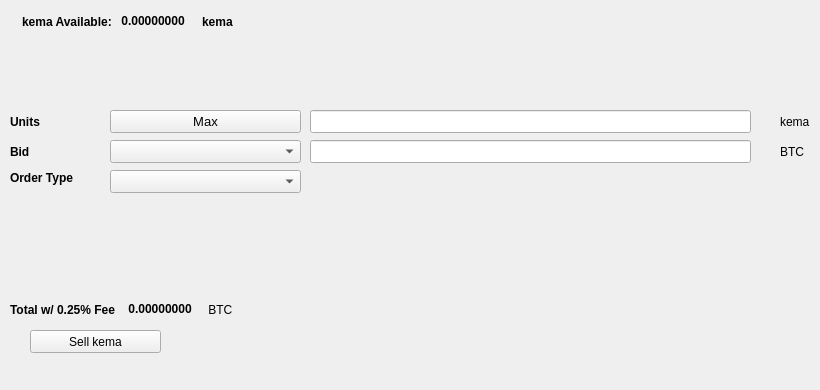
   <widget class="QWidget" name="SellTab">
    <attribute name="title">
     <string>Sell</string>
    </attribute>
    <widget class="QLabel" name="label_16">
     <property name="geometry">
      <rect>
       <x>780</x>
       <y>140</y>
       <width>31</width>
       <height>23</height>
      </rect>
     </property>
     <property name="text">
      <string>BTC</string>
     </property>
    </widget>
    <widget class="QComboBox" name="SellBidcomboBox">
     <property name="geometry">
      <rect>
       <x>110</x>
       <y>140</y>
       <width>191</width>
       <height>23</height>
      </rect>
     </property>
     <property name="font">
      <font>
       <pointsize>10</pointsize>
      </font>
     </property>
    </widget>
    <widget class="QLabel" name="label_18">
     <property name="geometry">
      <rect>
       <x>10</x>
       <y>110</y>
       <width>46</width>
       <height>23</height>
      </rect>
     </property>
     <property name="font">
      <font>
       <weight>75</weight>
       <bold>true</bold>
      </font>
     </property>
     <property name="text">
      <string>Units</string>
     </property>
    </widget>
    <widget class="QPushButton" name="Sell_Max_Amount">
     <property name="geometry">
      <rect>
       <x>110</x>
       <y>110</y>
       <width>191</width>
       <height>23</height>
      </rect>
     </property>
     <property name="font">
      <font>
       <pointsize>10</pointsize>
      </font>
     </property>
     <property name="text">
      <string>Max</string>
     </property>
    </widget>
    <widget class="QLabel" name="label_20">
     <property name="geometry">
      <rect>
       <x>10</x>
       <y>170</y>
       <width>91</width>
       <height>16</height>
      </rect>
     </property>
     <property name="font">
      <font>
       <weight>75</weight>
       <bold>true</bold>
      </font>
     </property>
     <property name="text">
      <string>Order Type</string>
     </property>
    </widget>
    <widget class="QComboBox" name="SellOrdertypeCombo">
     <property name="geometry">
      <rect>
       <x>110</x>
       <y>170</y>
       <width>191</width>
       <height>23</height>
      </rect>
     </property>
     <property name="font">
      <font>
       <pointsize>10</pointsize>
      </font>
     </property>
    </widget>
    <widget class="QLabel" name="label_21">
     <property name="geometry">
      <rect>
       <x>10</x>
       <y>140</y>
       <width>46</width>
       <height>23</height>
      </rect>
     </property>
     <property name="font">
      <font>
       <weight>75</weight>
       <bold>true</bold>
      </font>
     </property>
     <property name="text">
      <string>Bid</string>
     </property>
    </widget>
    <widget class="QLabel" name="label_22">
     <property name="geometry">
      <rect>
       <x>780</x>
       <y>110</y>
       <width>31</width>
       <height>23</height>
      </rect>
     </property>
     <property name="text">
      <string>kema</string>
     </property>
    </widget>
    <widget class="QLineEdit" name="UnitsInputkema">
     <property name="geometry">
      <rect>
       <x>310</x>
       <y>110</y>
       <width>441</width>
       <height>23</height>
      </rect>
     </property>
     <property name="font">
      <font>
       <pointsize>9</pointsize>
       <weight>75</weight>
       <bold>true</bold>
      </font>
     </property>
    </widget>
    <widget class="QLineEdit" name="SellBidPriceEdit">
     <property name="geometry">
      <rect>
       <x>310</x>
       <y>140</y>
       <width>441</width>
       <height>23</height>
      </rect>
     </property>
     <property name="font">
      <font>
       <pointsize>9</pointsize>
       <weight>75</weight>
       <bold>true</bold>
      </font>
     </property>
    </widget>
    <widget class="QPushButton" name="SellkemaBTN">
     <property name="geometry">
      <rect>
       <x>30</x>
       <y>330</y>
       <width>131</width>
       <height>23</height>
      </rect>
     </property>
     <property name="text">
      <string>Sell kema</string>
     </property>
     <property name="icon">
      <iconset resource="../kema">
       <normaloff>:/icons/bitcoin</normaloff>:/icons/bitcoin</iconset>
     </property>
    </widget>
    <widget class="QWidget" name="layoutWidget3">
     <property name="geometry">
      <rect>
       <x>22</x>
       <y>12</y>
       <width>258</width>
       <height>19</height>
      </rect>
     </property>
     <layout class="QHBoxLayout" name="horizontalLayout">
      <item>
       <widget class="QLabel" name="label232_2">
        <property name="font">
         <font>
          <weight>75</weight>
          <bold>true</bold>
         </font>
        </property>
        <property name="text">
         <string>kema Available:</string>
        </property>
       </widget>
      </item>
      <item>
       <widget class="QLabel" name="kemaAvailableLabel">
        <property name="palette">
         <palette>
          <active>
           <colorrole role="WindowText">
            <brush brushstyle="SolidPattern">
             <color alpha="255">
              <red>0</red>
              <green>0</green>
              <blue>0</blue>
             </color>
            </brush>
           </colorrole>
           <colorrole role="Button">
            <brush brushstyle="SolidPattern">
             <color alpha="255">
              <red>0</red>
              <green>170</green>
              <blue>0</blue>
             </color>
            </brush>
           </colorrole>
           <colorrole role="Light">
            <brush brushstyle="SolidPattern">
             <color alpha="255">
              <red>0</red>
              <green>255</green>
              <blue>0</blue>
             </color>
            </brush>
           </colorrole>
           <colorrole role="Midlight">
            <brush brushstyle="SolidPattern">
             <color alpha="255">
              <red>0</red>
              <green>212</green>
              <blue>0</blue>
             </color>
            </brush>
           </colorrole>
           <colorrole role="Dark">
            <brush brushstyle="SolidPattern">
             <color alpha="255">
              <red>0</red>
              <green>85</green>
              <blue>0</blue>
             </color>
            </brush>
           </colorrole>
           <colorrole role="Mid">
            <brush brushstyle="SolidPattern">
             <color alpha="255">
              <red>0</red>
              <green>113</green>
              <blue>0</blue>
             </color>
            </brush>
           </colorrole>
           <colorrole role="Text">
            <brush brushstyle="SolidPattern">
             <color alpha="255">
              <red>0</red>
              <green>170</green>
              <blue>0</blue>
             </color>
            </brush>
           </colorrole>
           <colorrole role="BrightText">
            <brush brushstyle="SolidPattern">
             <color alpha="255">
              <red>255</red>
              <green>255</green>
              <blue>255</blue>
             </color>
            </brush>
           </colorrole>
           <colorrole role="ButtonText">
            <brush brushstyle="SolidPattern">
             <color alpha="255">
              <red>0</red>
              <green>0</green>
              <blue>0</blue>
             </color>
            </brush>
           </colorrole>
           <colorrole role="Base">
            <brush brushstyle="SolidPattern">
             <color alpha="255">
              <red>255</red>
              <green>255</green>
              <blue>255</blue>
             </color>
            </brush>
           </colorrole>
           <colorrole role="Window">
            <brush brushstyle="SolidPattern">
             <color alpha="255">
              <red>0</red>
              <green>170</green>
              <blue>0</blue>
             </color>
            </brush>
           </colorrole>
           <colorrole role="Shadow">
            <brush brushstyle="SolidPattern">
             <color alpha="255">
              <red>0</red>
              <green>0</green>
              <blue>0</blue>
             </color>
            </brush>
           </colorrole>
           <colorrole role="AlternateBase">
            <brush brushstyle="SolidPattern">
             <color alpha="255">
              <red>127</red>
              <green>212</green>
              <blue>127</blue>
             </color>
            </brush>
           </colorrole>
           <colorrole role="ToolTipBase">
            <brush brushstyle="SolidPattern">
             <color alpha="255">
              <red>255</red>
              <green>255</green>
              <blue>220</blue>
             </color>
            </brush>
           </colorrole>
           <colorrole role="ToolTipText">
            <brush brushstyle="SolidPattern">
             <color alpha="255">
              <red>0</red>
              <green>0</green>
              <blue>0</blue>
             </color>
            </brush>
           </colorrole>
          </active>
          <inactive>
           <colorrole role="WindowText">
            <brush brushstyle="SolidPattern">
             <color alpha="255">
              <red>0</red>
              <green>0</green>
              <blue>0</blue>
             </color>
            </brush>
           </colorrole>
           <colorrole role="Button">
            <brush brushstyle="SolidPattern">
             <color alpha="255">
              <red>0</red>
              <green>170</green>
              <blue>0</blue>
             </color>
            </brush>
           </colorrole>
           <colorrole role="Light">
            <brush brushstyle="SolidPattern">
             <color alpha="255">
              <red>0</red>
              <green>255</green>
              <blue>0</blue>
             </color>
            </brush>
           </colorrole>
           <colorrole role="Midlight">
            <brush brushstyle="SolidPattern">
             <color alpha="255">
              <red>0</red>
              <green>212</green>
              <blue>0</blue>
             </color>
            </brush>
           </colorrole>
           <colorrole role="Dark">
            <brush brushstyle="SolidPattern">
             <color alpha="255">
              <red>0</red>
              <green>85</green>
              <blue>0</blue>
             </color>
            </brush>
           </colorrole>
           <colorrole role="Mid">
            <brush brushstyle="SolidPattern">
             <color alpha="255">
              <red>0</red>
              <green>113</green>
              <blue>0</blue>
             </color>
            </brush>
           </colorrole>
           <colorrole role="Text">
            <brush brushstyle="SolidPattern">
             <color alpha="255">
              <red>0</red>
              <green>170</green>
              <blue>0</blue>
             </color>
            </brush>
           </colorrole>
           <colorrole role="BrightText">
            <brush brushstyle="SolidPattern">
             <color alpha="255">
              <red>255</red>
              <green>255</green>
              <blue>255</blue>
             </color>
            </brush>
           </colorrole>
           <colorrole role="ButtonText">
            <brush brushstyle="SolidPattern">
             <color alpha="255">
              <red>0</red>
              <green>0</green>
              <blue>0</blue>
             </color>
            </brush>
           </colorrole>
           <colorrole role="Base">
            <brush brushstyle="SolidPattern">
             <color alpha="255">
              <red>255</red>
              <green>255</green>
              <blue>255</blue>
             </color>
            </brush>
           </colorrole>
           <colorrole role="Window">
            <brush brushstyle="SolidPattern">
             <color alpha="255">
              <red>0</red>
              <green>170</green>
              <blue>0</blue>
             </color>
            </brush>
           </colorrole>
           <colorrole role="Shadow">
            <brush brushstyle="SolidPattern">
             <color alpha="255">
              <red>0</red>
              <green>0</green>
              <blue>0</blue>
             </color>
            </brush>
           </colorrole>
           <colorrole role="AlternateBase">
            <brush brushstyle="SolidPattern">
             <color alpha="255">
              <red>127</red>
              <green>212</green>
              <blue>127</blue>
             </color>
            </brush>
           </colorrole>
           <colorrole role="ToolTipBase">
            <brush brushstyle="SolidPattern">
             <color alpha="255">
              <red>255</red>
              <green>255</green>
              <blue>220</blue>
             </color>
            </brush>
           </colorrole>
           <colorrole role="ToolTipText">
            <brush brushstyle="SolidPattern">
             <color alpha="255">
              <red>0</red>
              <green>0</green>
              <blue>0</blue>
             </color>
            </brush>
           </colorrole>
          </inactive>
          <disabled>
           <colorrole role="WindowText">
            <brush brushstyle="SolidPattern">
             <color alpha="255">
              <red>0</red>
              <green>85</green>
              <blue>0</blue>
             </color>
            </brush>
           </colorrole>
           <colorrole role="Button">
            <brush brushstyle="SolidPattern">
             <color alpha="255">
              <red>0</red>
              <green>170</green>
              <blue>0</blue>
             </color>
            </brush>
           </colorrole>
           <colorrole role="Light">
            <brush brushstyle="SolidPattern">
             <color alpha="255">
              <red>0</red>
              <green>255</green>
              <blue>0</blue>
             </color>
            </brush>
           </colorrole>
           <colorrole role="Midlight">
            <brush brushstyle="SolidPattern">
             <color alpha="255">
              <red>0</red>
              <green>212</green>
              <blue>0</blue>
             </color>
            </brush>
           </colorrole>
           <colorrole role="Dark">
            <brush brushstyle="SolidPattern">
             <color alpha="255">
              <red>0</red>
              <green>85</green>
              <blue>0</blue>
             </color>
            </brush>
           </colorrole>
           <colorrole role="Mid">
            <brush brushstyle="SolidPattern">
             <color alpha="255">
              <red>0</red>
              <green>113</green>
              <blue>0</blue>
             </color>
            </brush>
           </colorrole>
           <colorrole role="Text">
            <brush brushstyle="SolidPattern">
             <color alpha="255">
              <red>0</red>
              <green>85</green>
              <blue>0</blue>
             </color>
            </brush>
           </colorrole>
           <colorrole role="BrightText">
            <brush brushstyle="SolidPattern">
             <color alpha="255">
              <red>255</red>
              <green>255</green>
              <blue>255</blue>
             </color>
            </brush>
           </colorrole>
           <colorrole role="ButtonText">
            <brush brushstyle="SolidPattern">
             <color alpha="255">
              <red>0</red>
              <green>85</green>
              <blue>0</blue>
             </color>
            </brush>
           </colorrole>
           <colorrole role="Base">
            <brush brushstyle="SolidPattern">
             <color alpha="255">
              <red>0</red>
              <green>170</green>
              <blue>0</blue>
             </color>
            </brush>
           </colorrole>
           <colorrole role="Window">
            <brush brushstyle="SolidPattern">
             <color alpha="255">
              <red>0</red>
              <green>170</green>
              <blue>0</blue>
             </color>
            </brush>
           </colorrole>
           <colorrole role="Shadow">
            <brush brushstyle="SolidPattern">
             <color alpha="255">
              <red>0</red>
              <green>0</green>
              <blue>0</blue>
             </color>
            </brush>
           </colorrole>
           <colorrole role="AlternateBase">
            <brush brushstyle="SolidPattern">
             <color alpha="255">
              <red>0</red>
              <green>170</green>
              <blue>0</blue>
             </color>
            </brush>
           </colorrole>
           <colorrole role="ToolTipBase">
            <brush brushstyle="SolidPattern">
             <color alpha="255">
              <red>255</red>
              <green>255</green>
              <blue>220</blue>
             </color>
            </brush>
           </colorrole>
           <colorrole role="ToolTipText">
            <brush brushstyle="SolidPattern">
             <color alpha="255">
              <red>0</red>
              <green>0</green>
              <blue>0</blue>
             </color>
            </brush>
           </colorrole>
          </disabled>
         </palette>
        </property>
        <property name="font">
         <font>
          <weight>75</weight>
          <bold>true</bold>
         </font>
        </property>
        <property name="text">
         <string> 0.00000000 </string>
        </property>
        <property name="textInteractionFlags">
         <set>Qt::LinksAccessibleByMouse|Qt::TextSelectableByKeyboard|Qt::TextSelectableByMouse</set>
        </property>
       </widget>
      </item>
      <item>
       <widget class="QLabel" name="labelkema">
        <property name="font">
         <font>
          <weight>75</weight>
          <bold>true</bold>
         </font>
        </property>
        <property name="text">
         <string>kema</string>
        </property>
       </widget>
      </item>
     </layout>
    </widget>
    <widget class="QWidget" name="layoutWidget">
     <property name="geometry">
      <rect>
       <x>10</x>
       <y>300</y>
       <width>268</width>
       <height>19</height>
      </rect>
     </property>
     <layout class="QHBoxLayout" name="horizontalLayout_2">
      <item>
       <widget class="QLabel" name="label_19">
        <property name="font">
         <font>
          <weight>75</weight>
          <bold>true</bold>
         </font>
        </property>
        <property name="text">
         <string>Total w/ 0.25% Fee </string>
        </property>
       </widget>
      </item>
      <item>
       <widget class="QLabel" name="SellCostLabel">
        <property name="palette">
         <palette>
          <active>
           <colorrole role="WindowText">
            <brush brushstyle="SolidPattern">
             <color alpha="255">
              <red>0</red>
              <green>0</green>
              <blue>0</blue>
             </color>
            </brush>
           </colorrole>
           <colorrole role="Button">
            <brush brushstyle="SolidPattern">
             <color alpha="255">
              <red>0</red>
              <green>170</green>
              <blue>0</blue>
             </color>
            </brush>
           </colorrole>
           <colorrole role="Light">
            <brush brushstyle="SolidPattern">
             <color alpha="255">
              <red>0</red>
              <green>255</green>
              <blue>0</blue>
             </color>
            </brush>
           </colorrole>
           <colorrole role="Midlight">
            <brush brushstyle="SolidPattern">
             <color alpha="255">
              <red>0</red>
              <green>212</green>
              <blue>0</blue>
             </color>
            </brush>
           </colorrole>
           <colorrole role="Dark">
            <brush brushstyle="SolidPattern">
             <color alpha="255">
              <red>0</red>
              <green>85</green>
              <blue>0</blue>
             </color>
            </brush>
           </colorrole>
           <colorrole role="Mid">
            <brush brushstyle="SolidPattern">
             <color alpha="255">
              <red>0</red>
              <green>113</green>
              <blue>0</blue>
             </color>
            </brush>
           </colorrole>
           <colorrole role="Text">
            <brush brushstyle="SolidPattern">
             <color alpha="255">
              <red>0</red>
              <green>170</green>
              <blue>0</blue>
             </color>
            </brush>
           </colorrole>
           <colorrole role="BrightText">
            <brush brushstyle="SolidPattern">
             <color alpha="255">
              <red>255</red>
              <green>255</green>
              <blue>255</blue>
             </color>
            </brush>
           </colorrole>
           <colorrole role="ButtonText">
            <brush brushstyle="SolidPattern">
             <color alpha="255">
              <red>0</red>
              <green>0</green>
              <blue>0</blue>
             </color>
            </brush>
           </colorrole>
           <colorrole role="Base">
            <brush brushstyle="SolidPattern">
             <color alpha="255">
              <red>255</red>
              <green>255</green>
              <blue>255</blue>
             </color>
            </brush>
           </colorrole>
           <colorrole role="Window">
            <brush brushstyle="SolidPattern">
             <color alpha="255">
              <red>0</red>
              <green>170</green>
              <blue>0</blue>
             </color>
            </brush>
           </colorrole>
           <colorrole role="Shadow">
            <brush brushstyle="SolidPattern">
             <color alpha="255">
              <red>0</red>
              <green>0</green>
              <blue>0</blue>
             </color>
            </brush>
           </colorrole>
           <colorrole role="AlternateBase">
            <brush brushstyle="SolidPattern">
             <color alpha="255">
              <red>127</red>
              <green>212</green>
              <blue>127</blue>
             </color>
            </brush>
           </colorrole>
           <colorrole role="ToolTipBase">
            <brush brushstyle="SolidPattern">
             <color alpha="255">
              <red>255</red>
              <green>255</green>
              <blue>220</blue>
             </color>
            </brush>
           </colorrole>
           <colorrole role="ToolTipText">
            <brush brushstyle="SolidPattern">
             <color alpha="255">
              <red>0</red>
              <green>0</green>
              <blue>0</blue>
             </color>
            </brush>
           </colorrole>
          </active>
          <inactive>
           <colorrole role="WindowText">
            <brush brushstyle="SolidPattern">
             <color alpha="255">
              <red>0</red>
              <green>0</green>
              <blue>0</blue>
             </color>
            </brush>
           </colorrole>
           <colorrole role="Button">
            <brush brushstyle="SolidPattern">
             <color alpha="255">
              <red>0</red>
              <green>170</green>
              <blue>0</blue>
             </color>
            </brush>
           </colorrole>
           <colorrole role="Light">
            <brush brushstyle="SolidPattern">
             <color alpha="255">
              <red>0</red>
              <green>255</green>
              <blue>0</blue>
             </color>
            </brush>
           </colorrole>
           <colorrole role="Midlight">
            <brush brushstyle="SolidPattern">
             <color alpha="255">
              <red>0</red>
              <green>212</green>
              <blue>0</blue>
             </color>
            </brush>
           </colorrole>
           <colorrole role="Dark">
            <brush brushstyle="SolidPattern">
             <color alpha="255">
              <red>0</red>
              <green>85</green>
              <blue>0</blue>
             </color>
            </brush>
           </colorrole>
           <colorrole role="Mid">
            <brush brushstyle="SolidPattern">
             <color alpha="255">
              <red>0</red>
              <green>113</green>
              <blue>0</blue>
             </color>
            </brush>
           </colorrole>
           <colorrole role="Text">
            <brush brushstyle="SolidPattern">
             <color alpha="255">
              <red>0</red>
              <green>170</green>
              <blue>0</blue>
             </color>
            </brush>
           </colorrole>
           <colorrole role="BrightText">
            <brush brushstyle="SolidPattern">
             <color alpha="255">
              <red>255</red>
              <green>255</green>
              <blue>255</blue>
             </color>
            </brush>
           </colorrole>
           <colorrole role="ButtonText">
            <brush brushstyle="SolidPattern">
             <color alpha="255">
              <red>0</red>
              <green>0</green>
              <blue>0</blue>
             </color>
            </brush>
           </colorrole>
           <colorrole role="Base">
            <brush brushstyle="SolidPattern">
             <color alpha="255">
              <red>255</red>
              <green>255</green>
              <blue>255</blue>
             </color>
            </brush>
           </colorrole>
           <colorrole role="Window">
            <brush brushstyle="SolidPattern">
             <color alpha="255">
              <red>0</red>
              <green>170</green>
              <blue>0</blue>
             </color>
            </brush>
           </colorrole>
           <colorrole role="Shadow">
            <brush brushstyle="SolidPattern">
             <color alpha="255">
              <red>0</red>
              <green>0</green>
              <blue>0</blue>
             </color>
            </brush>
           </colorrole>
           <colorrole role="AlternateBase">
            <brush brushstyle="SolidPattern">
             <color alpha="255">
              <red>127</red>
              <green>212</green>
              <blue>127</blue>
             </color>
            </brush>
           </colorrole>
           <colorrole role="ToolTipBase">
            <brush brushstyle="SolidPattern">
             <color alpha="255">
              <red>255</red>
              <green>255</green>
              <blue>220</blue>
             </color>
            </brush>
           </colorrole>
           <colorrole role="ToolTipText">
            <brush brushstyle="SolidPattern">
             <color alpha="255">
              <red>0</red>
              <green>0</green>
              <blue>0</blue>
             </color>
            </brush>
           </colorrole>
          </inactive>
          <disabled>
           <colorrole role="WindowText">
            <brush brushstyle="SolidPattern">
             <color alpha="255">
              <red>0</red>
              <green>85</green>
              <blue>0</blue>
             </color>
            </brush>
           </colorrole>
           <colorrole role="Button">
            <brush brushstyle="SolidPattern">
             <color alpha="255">
              <red>0</red>
              <green>170</green>
              <blue>0</blue>
             </color>
            </brush>
           </colorrole>
           <colorrole role="Light">
            <brush brushstyle="SolidPattern">
             <color alpha="255">
              <red>0</red>
              <green>255</green>
              <blue>0</blue>
             </color>
            </brush>
           </colorrole>
           <colorrole role="Midlight">
            <brush brushstyle="SolidPattern">
             <color alpha="255">
              <red>0</red>
              <green>212</green>
              <blue>0</blue>
             </color>
            </brush>
           </colorrole>
           <colorrole role="Dark">
            <brush brushstyle="SolidPattern">
             <color alpha="255">
              <red>0</red>
              <green>85</green>
              <blue>0</blue>
             </color>
            </brush>
           </colorrole>
           <colorrole role="Mid">
            <brush brushstyle="SolidPattern">
             <color alpha="255">
              <red>0</red>
              <green>113</green>
              <blue>0</blue>
             </color>
            </brush>
           </colorrole>
           <colorrole role="Text">
            <brush brushstyle="SolidPattern">
             <color alpha="255">
              <red>0</red>
              <green>85</green>
              <blue>0</blue>
             </color>
            </brush>
           </colorrole>
           <colorrole role="BrightText">
            <brush brushstyle="SolidPattern">
             <color alpha="255">
              <red>255</red>
              <green>255</green>
              <blue>255</blue>
             </color>
            </brush>
           </colorrole>
           <colorrole role="ButtonText">
            <brush brushstyle="SolidPattern">
             <color alpha="255">
              <red>0</red>
              <green>85</green>
              <blue>0</blue>
             </color>
            </brush>
           </colorrole>
           <colorrole role="Base">
            <brush brushstyle="SolidPattern">
             <color alpha="255">
              <red>0</red>
              <green>170</green>
              <blue>0</blue>
             </color>
            </brush>
           </colorrole>
           <colorrole role="Window">
            <brush brushstyle="SolidPattern">
             <color alpha="255">
              <red>0</red>
              <green>170</green>
              <blue>0</blue>
             </color>
            </brush>
           </colorrole>
           <colorrole role="Shadow">
            <brush brushstyle="SolidPattern">
             <color alpha="255">
              <red>0</red>
              <green>0</green>
              <blue>0</blue>
             </color>
            </brush>
           </colorrole>
           <colorrole role="AlternateBase">
            <brush brushstyle="SolidPattern">
             <color alpha="255">
              <red>0</red>
              <green>170</green>
              <blue>0</blue>
             </color>
            </brush>
           </colorrole>
           <colorrole role="ToolTipBase">
            <brush brushstyle="SolidPattern">
             <color alpha="255">
              <red>255</red>
              <green>255</green>
              <blue>220</blue>
             </color>
            </brush>
           </colorrole>
           <colorrole role="ToolTipText">
            <brush brushstyle="SolidPattern">
             <color alpha="255">
              <red>0</red>
              <green>0</green>
              <blue>0</blue>
             </color>
            </brush>
           </colorrole>
          </disabled>
         </palette>
        </property>
        <property name="font">
         <font>
          <weight>75</weight>
          <bold>true</bold>
         </font>
        </property>
        <property name="autoFillBackground">
         <bool>false</bool>
        </property>
        <property name="text">
         <string> 0.00000000</string>
        </property>
        <property name="textInteractionFlags">
         <set>Qt::LinksAccessibleByMouse|Qt::TextSelectableByMouse</set>
        </property>
       </widget>
      </item>
      <item>
       <widget class="QLabel" name="label_17">
        <property name="font">
         <font>
          <weight>50</weight>
          <bold>false</bold>
         </font>
        </property>
        <property name="text">
         <string> BTC</string>
        </property>
       </widget>
      </item>
     </layout>
    </widget>
    <widget class="QLabel" name="label_23">
     <property name="geometry">
      <rect>
       <x>460</x>
       <y>300</y>
       <width>281</width>
       <height>81</height>
      </rect>
     </property>
     <property name="text">
      <string/>
     </property>
     <property name="pixmap">
      <pixmap>:/images/bittrex</pixmap>
     </property>
    </widget>
   </widget>
